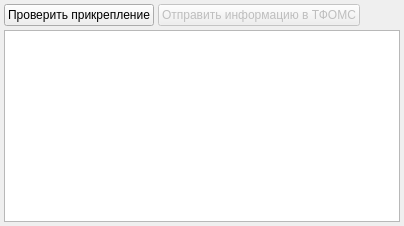
     <widget class="QWidget" name="tabAttach">
      <attribute name="title">
       <string>П&amp;рикрепление</string>
      </attribute>
      <layout class="QGridLayout">
       <property name="margin">
        <number>4</number>
       </property>
       <property name="spacing">
        <number>4</number>
       </property>
       <item row="1" column="0">
        <widget class="CInDocTableView" name="tblAttaches">
         <property name="sizePolicy">
          <sizepolicy hsizetype="Expanding" vsizetype="Expanding">
           <horstretch>0</horstretch>
           <verstretch>60</verstretch>
          </sizepolicy>
         </property>
        </widget>
       </item>
       <item row="0" column="0">
        <layout class="QHBoxLayout" name="layoutSyncClientAttach">
         <item>
          <widget class="QPushButton" name="btnGetAttachInformation">
           <property name="text">
            <string>Проверить прикрепление</string>
           </property>
          </widget>
         </item>
         <item>
          <widget class="QPushButton" name="btnSyncClientAttach">
           <property name="enabled">
            <bool>false</bool>
           </property>
           <property name="text">
            <string>Отправить информацию в ТФОМС</string>
           </property>
          </widget>
         </item>
         <item>
          <spacer name="spacerSyncClientAttach">
           <property name="orientation">
            <enum>Qt::Horizontal</enum>
           </property>
           <property name="sizeHint" stdset="0">
            <size>
             <width>40</width>
             <height>20</height>
            </size>
           </property>
          </spacer>
         </item>
        </layout>
       </item>
      </layout>
     </widget>
